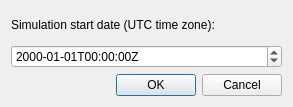
<?xml version="1.0" encoding="UTF-8"?>
<ui version="4.0">
 <class>Timedialog</class>
 <widget class="QDialog" name="Timedialog">
  <property name="geometry">
   <rect>
    <x>0</x>
    <y>0</y>
    <width>293</width>
    <height>107</height>
   </rect>
  </property>
  <property name="windowTitle">
   <string>Simulation time setting</string>
  </property>
  <layout class="QVBoxLayout" name="verticalLayout">
   <item>
    <widget class="QLabel" name="label">
     <property name="text">
      <string>Simulation start date (UTC time zone):</string>
     </property>
    </widget>
   </item>
   <item>
    <widget class="QDateTimeEdit" name="dateTimeEdit">
     <property name="displayFormat">
      <string notr="true">yyyy-MM-ddTHH:mm:ssZ</string>
     </property>
     <property name="timeSpec">
      <enum>Qt::UTC</enum>
     </property>
    </widget>
   </item>
   <item>
    <widget class="QDialogButtonBox" name="buttonBox">
     <property name="orientation">
      <enum>Qt::Horizontal</enum>
     </property>
     <property name="standardButtons">
      <set>QDialogButtonBox::Cancel|QDialogButtonBox::Ok</set>
     </property>
    </widget>
   </item>
  </layout>
 </widget>
 <resources/>
 <connections/>
</ui>
